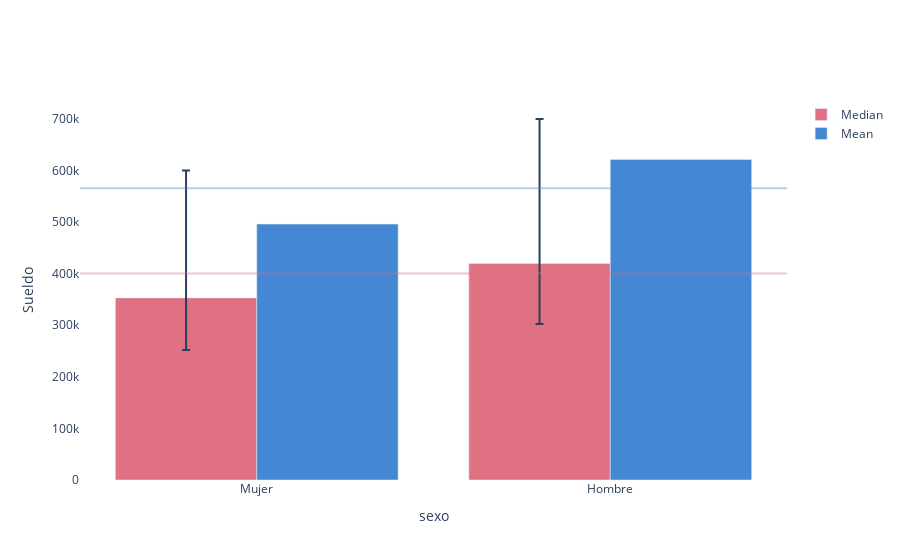
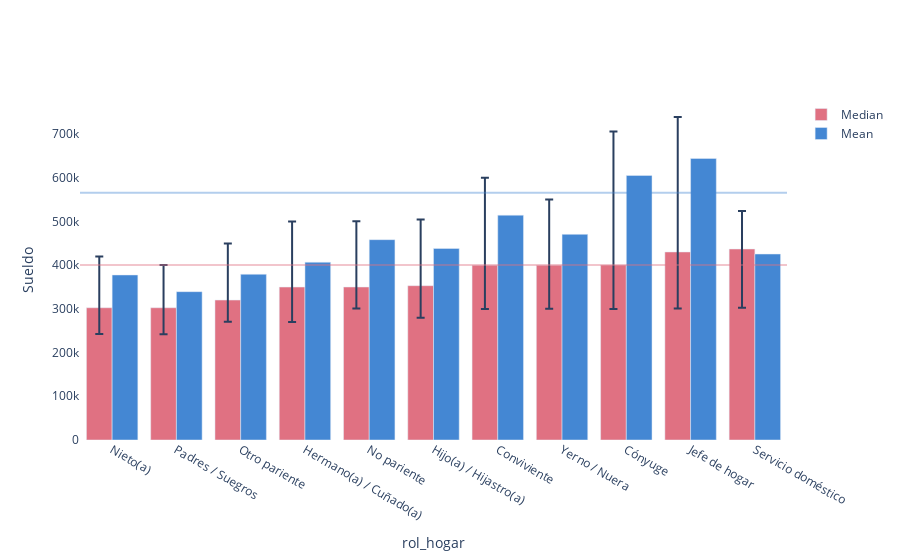
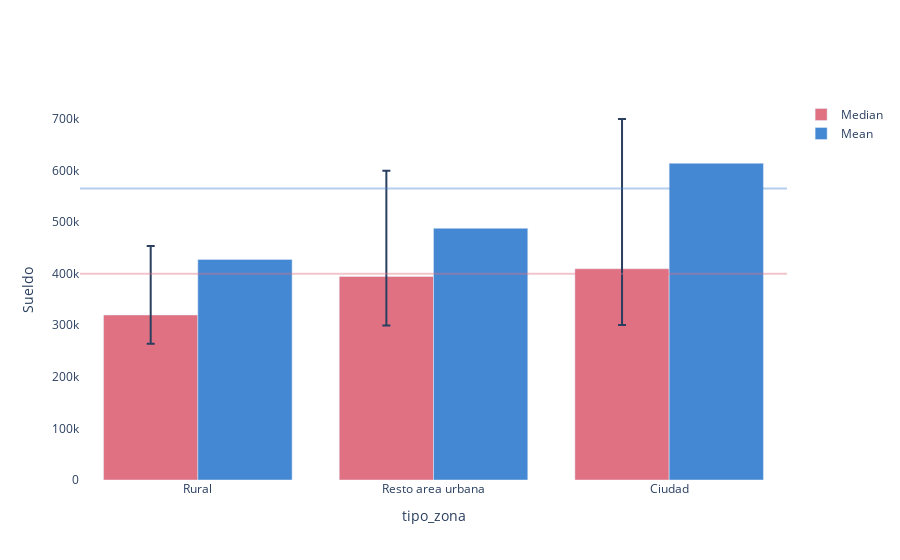

These figures' notebook cell, in order:
### Code cell
for f in categorical_features:
    fig = dplot.marginal_dependency_plot(datos, target, f, categorical_feature=True, lower_q=0.25, upper_q=0.75, yaxis_title='Sueldo')
    fig.show()

### Figure 1 — Plotly figure (JSON) as saved in the notebook; plotly's stock layout.template omitted (floating-point values rounded to 4 significant figures)
{"data": [{"error_y": {"array": [246700.0, 279800.0], "arrayminus": [100800.0, 117200.0], "symmetric": false, "type": "data"}, "marker": {"color": "#E07182"}, "name": "Median", "type": "bar", "x": ["Mujer", "Hombre"], "y": [352900.0, 419700.0]}, {"marker": {"color": "#4487D3"}, "name": "Mean", "type": "bar", "x": ["Mujer", "Hombre"], "y": [495900.0, 621000.0]}], "layout": {"autosize": true, "hoverlabel": {"align": "right"}, "hovermode": "x", "paper_bgcolor": "white", "plot_bgcolor": "white", "shapes": [{"line": {"color": "#4487D3", "width": 2}, "opacity": 0.4, "type": "line", "x0": 0, "x1": 1, "xref": "x domain", "y0": 565200.0, "y1": 565200.0, "yref": "y"}, {"line": {"color": "#E07182", "width": 2}, "opacity": 0.4, "type": "line", "x0": 0, "x1": 1, "xref": "x domain", "y0": 400000, "y1": 400000, "yref": "y"}], "title": {}, "xaxis": {"autorange": true, "range": [-0.5, 1.5], "showgrid": false, "title": {"text": "sexo"}, "type": "category"}, "yaxis": {"autorange": true, "range": [0, 736300.0], "showgrid": false, "title": {"text": "Sueldo"}, "type": "linear"}}}

### Figure 2 — Plotly figure (JSON) as saved in the notebook; plotly's stock layout.template omitted (floating-point values rounded to 4 significant figures)
{"data": [{"error_y": {"array": [117200.0, 97540.0, 129700.0, 149900.0, 150100.0, 151200.0, 200300.0, 150300.0, 305700.0, 308700.0, 86690.0], "arrayminus": [60150.0, 60410.0, 49450.0, 79940.0, 49100.0, 73080.0, 99920.0, 99690.0, 100200.0, 129000, 134300.0], "symmetric": false, "type": "data"}, "marker": {"color": "#E07182"}, "name": "Median", "type": "bar", "x": ["Nieto(a)", "Padres / Suegros", "Otro pariente", "Hermano(a) / Cuñado(a)", "No pariente", "Hijo(a) / Hijastro(a)", "Conviviente", "Yerno / Nuera", "Cónyuge", "Jefe de hogar", "Servicio doméstico"], "y": [302500.0, 302500.0, 320000, 349700.0, 349900.0, 352900.0, 399700.0, 399700.0, 400000, 430000, 436800.0]}, {"marker": {"color": "#4487D3"}, "name": "Mean", "type": "bar", "x": ["Nieto(a)", "Padres / Suegros", "Otro pariente", "Hermano(a) / Cuñado(a)", "No pariente", "Hijo(a) / Hijastro(a)", "Conviviente", "Yerno / Nuera", "Cónyuge", "Jefe de hogar", "Servicio doméstico"], "y": [377400.0, 339200.0, 379000.0, 406600.0, 458200.0, 438000.0, 514200.0, 470300.0, 605000.0, 643800.0, 425300.0]}], "layout": {"autosize": true, "hoverlabel": {"align": "right"}, "hovermode": "x", "paper_bgcolor": "white", "plot_bgcolor": "white", "shapes": [{"line": {"color": "#4487D3", "width": 2}, "opacity": 0.4, "type": "line", "x0": 0, "x1": 1, "xref": "x domain", "y0": 565200.0, "y1": 565200.0, "yref": "y"}, {"line": {"color": "#E07182", "width": 2}, "opacity": 0.4, "type": "line", "x0": 0, "x1": 1, "xref": "x domain", "y0": 400000, "y1": 400000, "yref": "y"}], "title": {}, "xaxis": {"autorange": true, "range": [-0.5, 10.5], "showgrid": false, "title": {"text": "rol_hogar"}, "type": "category"}, "yaxis": {"autorange": true, "range": [0, 777600.0], "showgrid": false, "title": {"text": "Sueldo"}, "type": "linear"}}}

### Figure 3 — Plotly figure (JSON) as saved in the notebook; plotly's stock layout.template omitted (floating-point values rounded to 4 significant figures)
{"data": [{"error_y": {"array": [133700.0, 204800.0, 290300.0], "arrayminus": [56000, 94930.0, 108900.0], "symmetric": false, "type": "data"}, "marker": {"color": "#E07182"}, "name": "Median", "type": "bar", "x": ["Rural", "Resto area urbana", "Ciudad"], "y": [320000, 394700.0, 409700.0]}, {"marker": {"color": "#4487D3"}, "name": "Mean", "type": "bar", "x": ["Rural", "Resto area urbana", "Ciudad"], "y": [427800.0, 488000.0, 614100.0]}], "layout": {"autosize": true, "hoverlabel": {"align": "right"}, "hovermode": "x", "paper_bgcolor": "white", "plot_bgcolor": "white", "shapes": [{"line": {"color": "#4487D3", "width": 2}, "opacity": 0.4, "type": "line", "x0": 0, "x1": 1, "xref": "x domain", "y0": 565200.0, "y1": 565200.0, "yref": "y"}, {"line": {"color": "#E07182", "width": 2}, "opacity": 0.4, "type": "line", "x0": 0, "x1": 1, "xref": "x domain", "y0": 400000, "y1": 400000, "yref": "y"}], "title": {}, "xaxis": {"autorange": true, "range": [-0.5, 2.5], "showgrid": false, "title": {"text": "tipo_zona"}, "type": "category"}, "yaxis": {"autorange": true, "range": [0, 736800.0], "showgrid": false, "title": {"text": "Sueldo"}, "type": "linear"}}}
